Frame 1 (no input): blank canvas, image omitted
Frame 60 (no input): blank canvas, image omitted
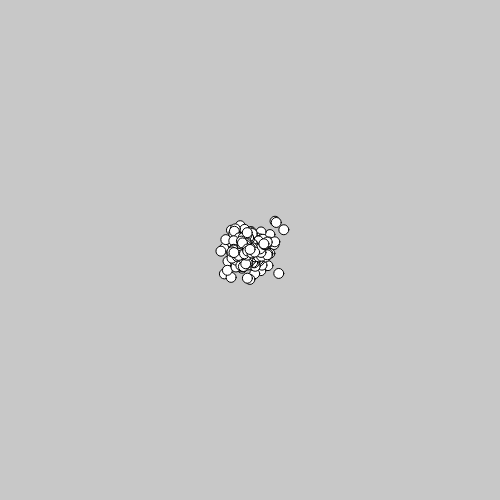
Frame 120 (the mouse pressed at the canvas centre since frame 60)

The p5.js sketch whose frames 1 and 60 were blank and that drew this single picture after the mouse press (run headless with seeded random() and noise() and a simulated clock; from frame 60 on, the mouse is pressed at the canvas centre):

// p5.js sketch
// ── sketch.js
var ps;

function setup() {
  createCanvas(500, 500);
  ps = new ParticleSystem();
}

function draw() {
  if(mouseIsPressed) {
    ps.addParticles(
      createVector(mouseX, mouseY), 10);
  }
  background(200);
  ps.draw();
}

// ── particle.js
function Particle() {
  this.setup = function (pos) {
    this.pos = pos.copy();
    this.vel = createVector(0, 0);
    this.acc = createVector(0, 0);
    this.size = 10;
    this.age = 1000;
    this.isDead = false;
    this.friction = 0.98;
  };

  this.applyForce = function (force) {
    this.acc = force.copy();
  }

  this.update = function () {
    this.age --;
    if (this.age <= 0) {
      this.isDead = true;
    }
    this.vel.add(this.acc);
    this.pos.add(this.vel);
    this.acc.mult(0);
    this.vel.mult(this.friction);

  };

  this.draw = function () {
    fill(255);
    ellipse(this.pos.x, this.pos.y, this.size, this.size);
  }
}

// ── particleSystem.js
function ParticleSystem () {
  this.particles = [];

  this.addParticles = function (pos, numOfParticles) {
    for(var i = 0; i < numOfParticles; i++) {
      var p = new Particle();
      var pos = createVector(pos.x + random(-5, 5),
                             pos.y + random(-5, 5));
      p.setup(pos);
      // var force = createVector(random(-0.5, 0.5),
      //                          random(-0.5, 0.5));
      // p.applyForce(force);
      // this.particles[i] = p; <- same shit below
      this.particles.push(p);
    }
  }

  this.dontTouch = function () {
    for(var i = 0; i < this.particles.length; i++) {
      var ip = this.particles[i];
      for (var j = this.particles.length-1; j > i; j--) {
        // console.log()"me: " + i + " friend: " + j);
        var jp = this.particles[j];
        var distance = ip.pos.dist(jp.pos);
        if (distance < (ip.size + jp.size)) {
          var f1 = ip.pos.copy().sub(jp.pos).mult(0.001);
          var f2 = ip.pos.copy().sub(jp.pos).mult(-0.001);
          ip.applyForce(f1);
          jp.applyForce(f2);
        }
      }
    }
  }

  this.draw = function() {
    for (var i = 0; i < this.particles.length; i++) {

      if (this.particles[i].isDead) {
        this.particles.slice(i, 1);
      } else {
        this.particles[i].update();
        this.particles[i].draw();
      }
    }
    this.dontTouch();
  }
}
